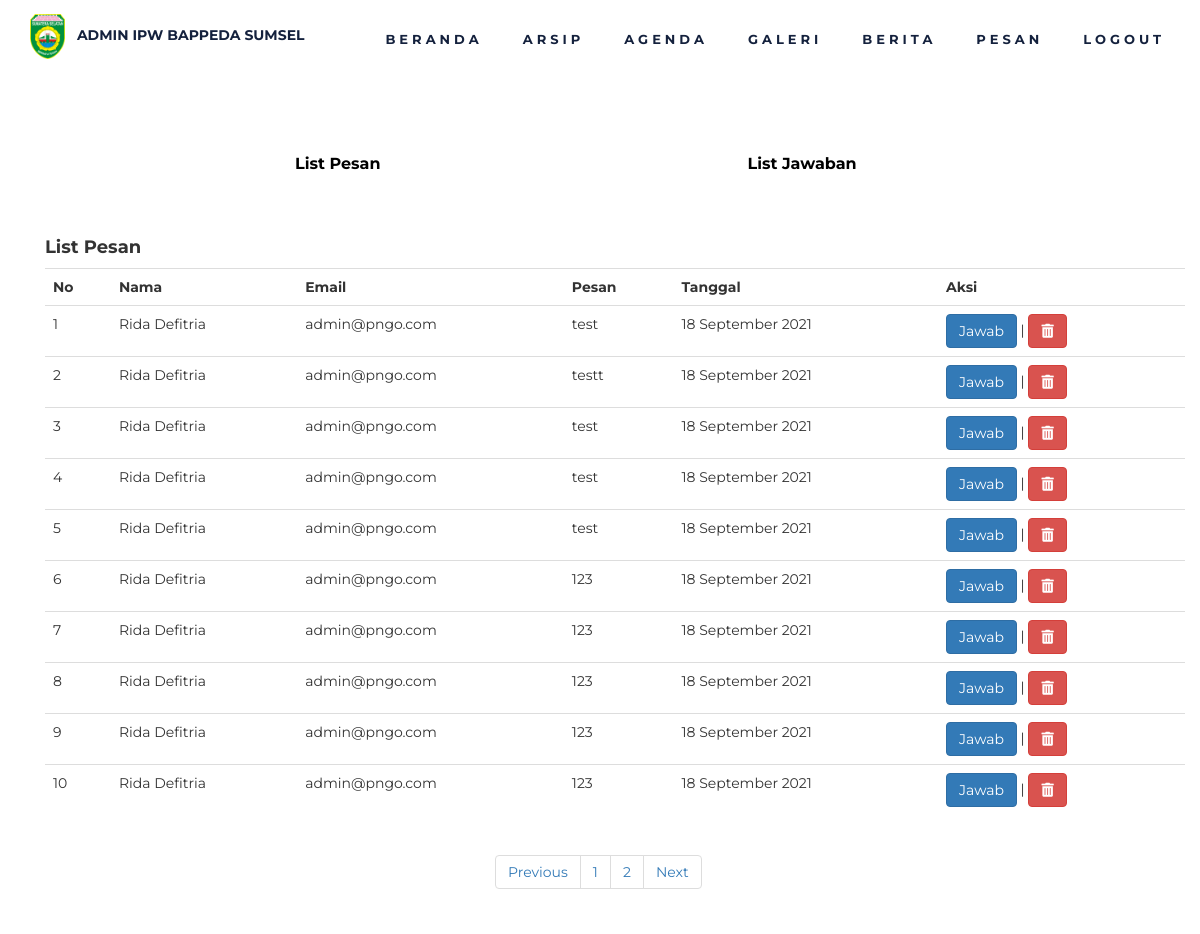
The app's page /admin/admin-pesan.php, older data.
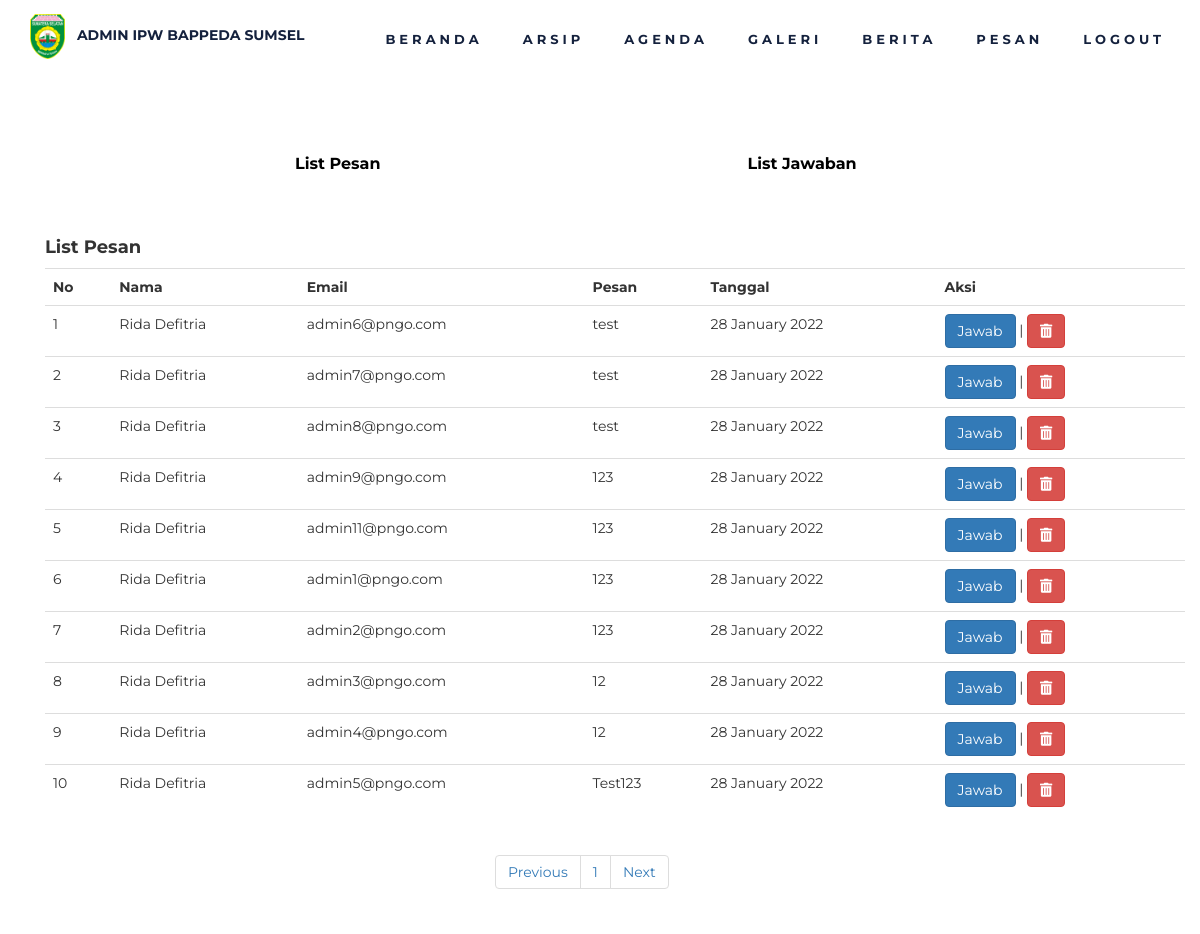
The same page, newer data.
### tables this page shows
CREATE TABLE `pengunjung` (
  `no` int(4) NOT NULL,
  `nama` varchar(255) NOT NULL,
  `email` varchar(255) NOT NULL,
  `pesan` text NOT NULL,
  `tanggal` timestamp NOT NULL DEFAULT current_timestamp() ON UPDATE current_timestamp()
);

### admin/admin-pengunjung.php (the view, shortened to what this page needs)
<?php
include '../koneksi.php';
?>
<section>
    <div class="container" style="margin-top:-50px;">
        <div class="row">
            <div class="col-md-12 col-sm-12">
                <h4 style="margin-top: 50px;">List Pesan</h4>
                <table class="table">
                    <tr>
                        <th class="">No</th>
                        <th class="">Nama</th>
                        <th class="">Email</th>
                        <th class="">Pesan</th>
                        <th class="">Tanggal</th>
                        <th class="">Aksi</th>
                    </tr>
                    <?php
                    $batas = 10;
                    $halaman = isset($_GET['halaman']) ? (int)$_GET['halaman'] : 1;
                    $halaman_awal = ($halaman > 1) ? ($halaman * $batas) - $batas : 0;
                    $next = $halaman + 1;
                    $data = mysqli_query($koneksi, "SELECT * FROM pengunjung");
                    $jumlah_data = mysqli_num_rows($data);
                    $total_halaman = ceil($jumlah_data / $batas);
                    $data_pengunjung = mysqli_query($koneksi, "SELECT * FROM pengunjung ORDER BY no ASC limit $halaman_awal, $batas");
                    $nomor = $halaman_awal + 1;
                    while ($r = mysqli_fetch_array($data_pengunjung)) {
                        extract($r);
                    ?>
                        <tr>
                            <td class=''><?= $nomor++ ?> </td>
                            <td class=''><?= $nama ?></td>
                            <td class=''><?= $email ?></td>
                            <td class=''><?= $pesan ?></td>
                            <td class=''><?= date("d F Y", strtotime($tanggal)); ?></td>
                            <td class=''><a href='?mod=pengunjung&act=jawab&email=<?= $email ?>' class='btn btn-primary'>Jawab</a> | <a href='?mod=pengunjung&act=hapus&no=<?= $no ?>' class='btn btn-danger'><i class="fas fa-trash-alt"></i></a></td>
                        </tr>
                    <?php
                    }
                    ?>
                </table>
                <nav style="margin-left: 450px;">
                    <ul class="pagination justify-content-center">
                        <li class="page-item">
                            <a class="page-link" <?php if ($halaman > 1) {
                                                        echo "href='?halaman=$Previous'";
                                                    } ?>>Previous</a>
                        </li>
                        <?php
                        for ($x = 1; $x <= $total_halaman; $x++) {
                        ?>
                            <li class="page-item"><a class="page-link" href="?halaman=<?php echo $x ?>"><?php echo $x; ?></a></li>
                        <?php
                        }
                        ?>
                        <li class="page-item">
                            <a class="page-link" <?php if ($halaman < $total_halaman) {
                                                        echo "href='?halaman=$next'";
                                                    } ?>>Next</a>
                        </li>
                    </ul>
                </nav>
            </div>
        </div>
    </div>
</section>
<br>

Row changes from the older to the newer data that the page shows:
removed pengunjung: nama "Rida Defitria", email "admin@pngo.com", pesan "test", tanggal "18 September 2021"
removed pengunjung: nama "Rida Defitria", email "admin@pngo.com", pesan "testt", tanggal "18 September 2021"
removed pengunjung: nama "Rida Defitria", email "admin@pngo.com", pesan "123", tanggal "18 September 2021"
changed pengunjung: email "admin@pngo.com" → "admin6@pngo.com"; tanggal "18 September 2021" → "28 January 2022"
changed pengunjung: email "admin@pngo.com" → "admin7@pngo.com"; tanggal "18 September 2021" → "28 January 2022"
changed pengunjung: email "admin@pngo.com" → "admin8@pngo.com"; tanggal "18 September 2021" → "28 January 2022"
changed pengunjung: email "admin@pngo.com" → "admin9@pngo.com"; tanggal "18 September 2021" → "28 January 2022"
changed pengunjung: email "admin@pngo.com" → "admin11@pngo.com"; tanggal "18 September 2021" → "28 January 2022"
changed pengunjung: email "admin@pngo.com" → "admin1@pngo.com"; tanggal "18 September 2021" → "28 January 2022"
changed pengunjung: email "admin@pngo.com" → "admin2@pngo.com"; tanggal "18 September 2021" → "28 January 2022"
now on this page (row edited): pengunjung: nama "Rida Defitria", email "admin3@pngo.com", pesan "12", tanggal "28 January 2022"
now on this page (row edited): pengunjung: nama "Rida Defitria", email "admin4@pngo.com", pesan "12", tanggal "28 January 2022"
now on this page (row edited): pengunjung: nama "Rida Defitria", email "admin5@pngo.com", pesan "Test123", tanggal "28 January 2022"
Text that changed along with them:
list line gone: "2"
